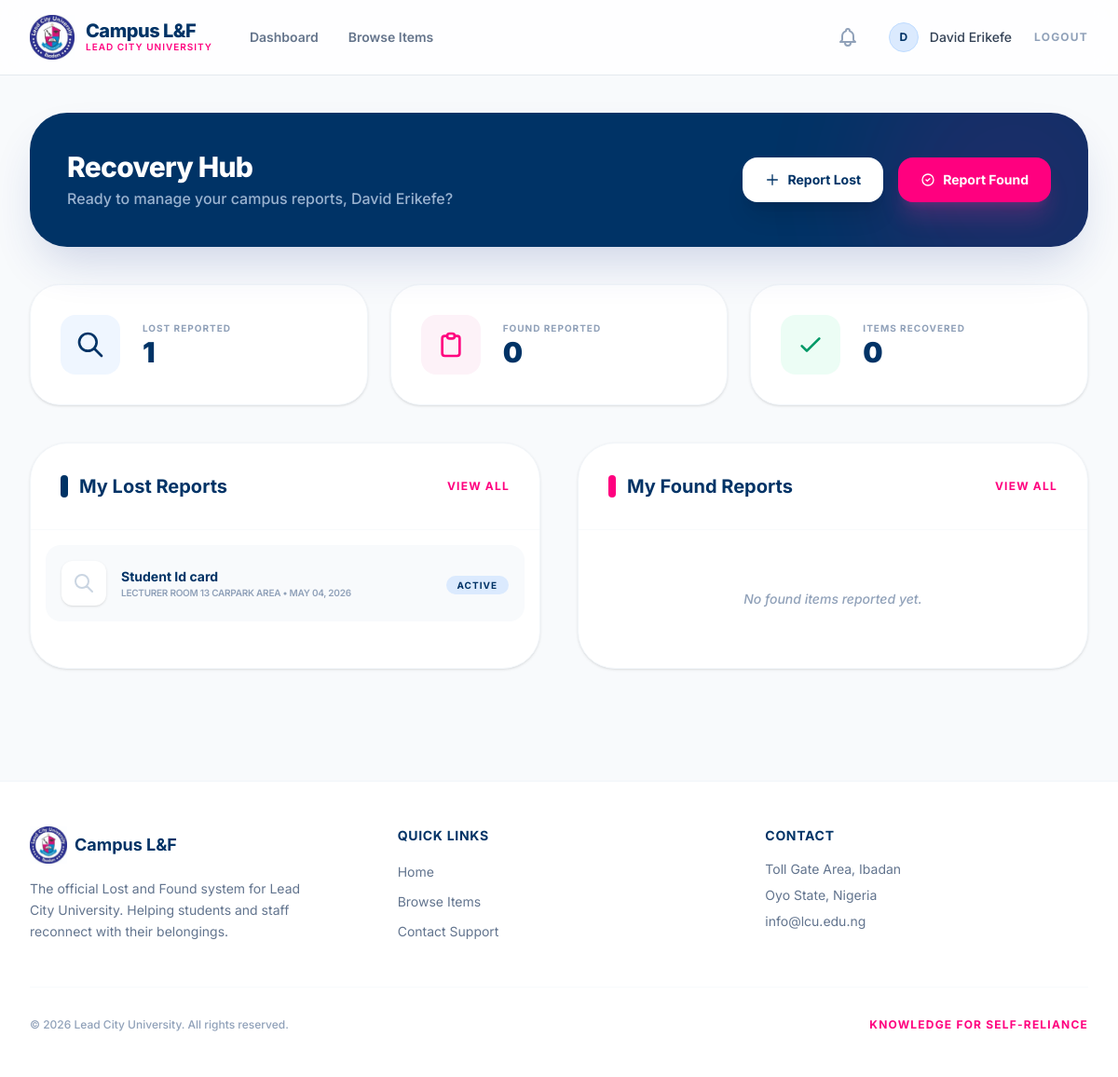
The app's page /dashboard/ (signed in), older data.
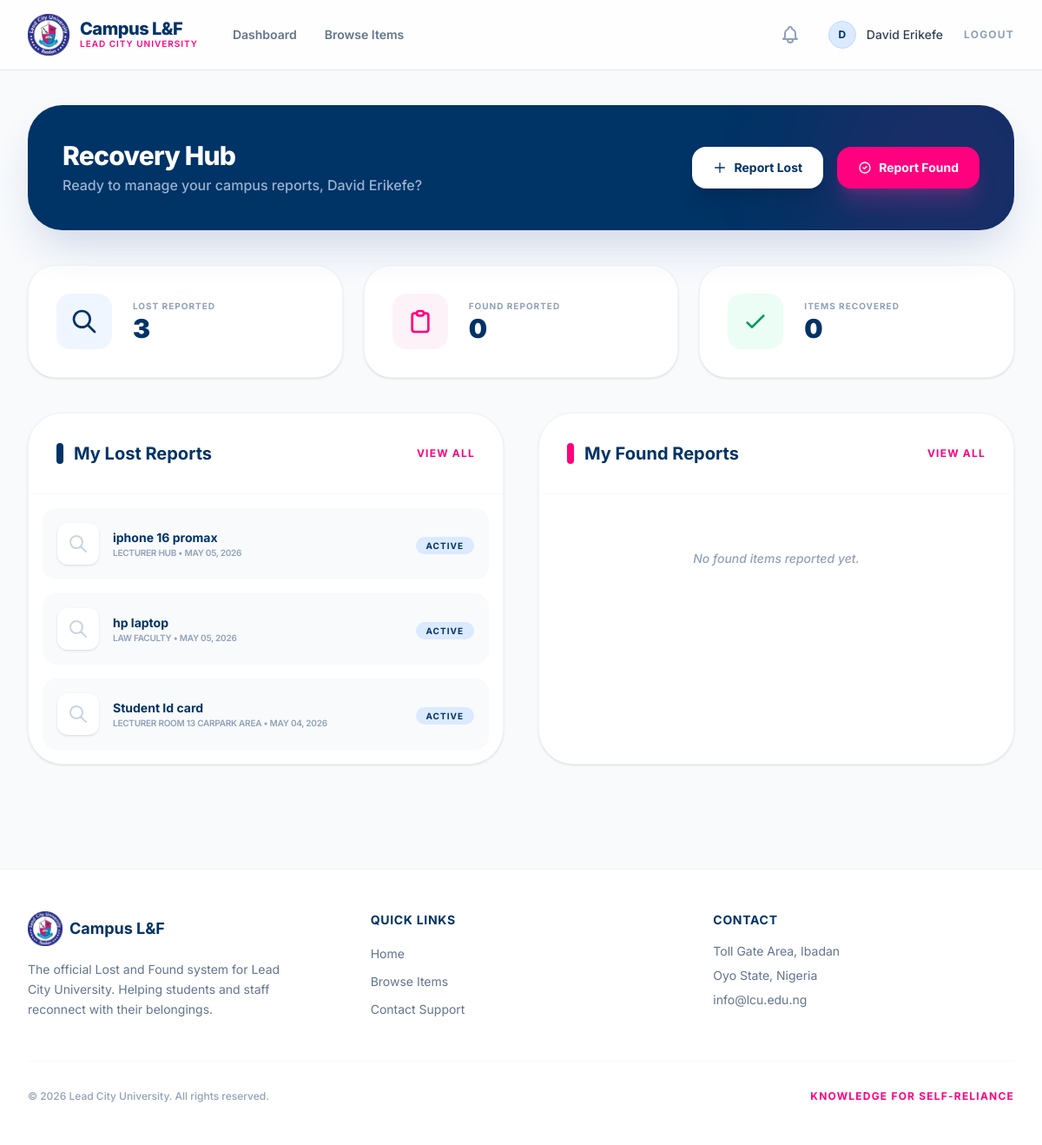
The same page, newer data.
### core/models.py (models this page shows, shortened)
class LostItem(models.Model):
    CATEGORY_CHOICES = (
        ('Electronics', 'Electronics (Phones, Laptops, etc.)'),
        ('Documents', 'Documents (ID Cards, Notes, etc.)'),
        ('Accessories', 'Accessories (Keys, Wallets, Bags)'),
        ('Clothing', 'Clothing & Apparel'),
        ('Books', 'Books & Stationery'),
        ('Others', 'Others'),
    )
    user = models.ForeignKey(User, on_delete=models.CASCADE, related_name='lost_items')
    item_name = models.CharField(max_length=200)
    description = models.TextField()
    category = models.CharField(max_length=100, choices=CATEGORY_CHOICES)
    location = models.CharField(max_length=200)
    date_lost = models.DateField()
    image = models.ImageField(upload_to='lost_items/', blank=True, null=True)
    created_at = models.DateTimeField(auto_now_add=True)

### core/views.py (the view)
# urls.py: path('dashboard/', views.dashboard, name='dashboard'),
@login_required
def dashboard(request):
    lost_items = LostItem.objects.filter(user=request.user).order_by('-created_at')
    found_items = FoundItem.objects.filter(user=request.user).order_by('-created_at')
    recovered_count = Claim.objects.filter(user=request.user, status='approved').count()
    context = {
        'lost_items': lost_items[:5],
        'found_items': found_items[:5],
        'lost_count': lost_items.count(),
        'found_count': found_items.count(),
        'recovered_count': recovered_count,
    }
    return render(request, 'core/dashboard.html', context)

### core/context_processors.py (called while the page is built)
def notification_context(request):
    if request.user.is_authenticated:
        return {
            'unread_notifications_count': Notification.objects.filter(user=request.user, is_read=False).count()
        }
    return {'unread_notifications_count': 0}

### core/templates/core/dashboard.html (shortened to what the changed rows need)
{% extends 'core/base.html' %}
{% block content %}
<div class="max-w-7xl mx-auto px-4 sm:px-6 lg:px-8 py-10 space-y-10">
    <div class="relative bg-[#003366] rounded-[2.5rem] p-10 overflow-hidden shadow-2xl shadow-blue-900/20">
        <div class="relative z-10 flex flex-col md:flex-row md:items-center md:justify-between space-y-6 md:space-y-0">
            <div>
                <h1 class="text-3xl font-extrabold text-white tracking-tight">Recovery Hub</h1>
            </div>
        </div>
    </div>
    <div class="grid grid-cols-1 sm:grid-cols-3 gap-6">
        <div class="bg-white p-8 rounded-[2rem] border border-slate-100 shadow-sm flex items-center space-x-6">
            <div>
                <p class="text-[10px] font-bold uppercase tracking-widest text-slate-400">Lost Reported</p>
                <p class="text-3xl font-black text-[#003366]">{{ lost_count }}</p>
            </div>
        </div>
    </div>
    <div class="grid grid-cols-1 lg:grid-cols-2 gap-10">
        <div class="bg-white rounded-[2.5rem] border border-slate-100 shadow-sm overflow-hidden">
            <div class="p-8 border-b border-slate-50 flex items-center justify-between">
                <div class="flex items-center space-x-3">
                    <h2 class="text-xl font-bold text-[#003366]">My Lost Reports</h2>
                </div>
            </div>
            <div class="p-4">
                {% if lost_items %}
                    <div class="space-y-4">
                        {% for item in lost_items %}
                            <div class="flex items-center p-4 bg-slate-50 rounded-2xl border border-transparent hover:border-[#003366]/10 transition-all group">
                                <div class="w-12 h-12 bg-white rounded-xl shadow-sm flex items-center justify-center shrink-0">
                                    <svg class="w-6 h-6 text-slate-300 group-hover:text-[#003366] transition-colors" fill="none" stroke="currentColor" viewBox="0 0 24 24"><path stroke-linecap="round" stroke-linejoin="round" stroke-width="2" d="M21 21l-6-6m2-5a7 7 0 11-14 0 7 7 0 0114 0z"/></svg>
                                </div>
                                <div class="ml-4 flex-grow">
                                    <p class="text-sm font-bold text-[#003366]">{{ item.item_name }}</p>
                                    <p class="text-[10px] text-slate-400 font-semibold uppercase tracking-tight">{{ item.location }} • {{ item.date_lost|date:"M d, Y" }}</p>
                                </div>
                                <div class="shrink-0">
                                    <span class="px-3 py-1 bg-blue-100 text-[#003366] text-[10px] font-bold rounded-full uppercase tracking-widest">Active</span>
                                </div>
                            </div>
                        {% endfor %}
                    </div>
                {% else %}
                    <div class="py-12 text-center">
                        <p class="text-sm font-medium text-slate-400 italic">No lost items reported yet.</p>
                    </div>
                {% endif %}
            </div>
        </div>
        <div class="bg-white rounded-[2.5rem] border border-slate-100 shadow-sm overflow-hidden">
            <div class="p-8 border-b border-slate-50 flex items-center justify-between">
                <div class="flex items-center space-x-3">
                    <h2 class="text-xl font-bold text-[#003366]">My Found Reports</h2>
                </div>
            </div>
        </div>
    </div>
</div>
{% endblock %}

Row changes from the older to the newer data that the page shows:
added LostItem: item_name "iphone 16 promax", location "LECTURER HUB", date_lost "MAY 05, 2026"
added LostItem: item_name "hp laptop", location "LAW FACULTY", date_lost "MAY 05, 2026"
Text that changed along with them:
{{ lost_count }}: "1" → "3"
